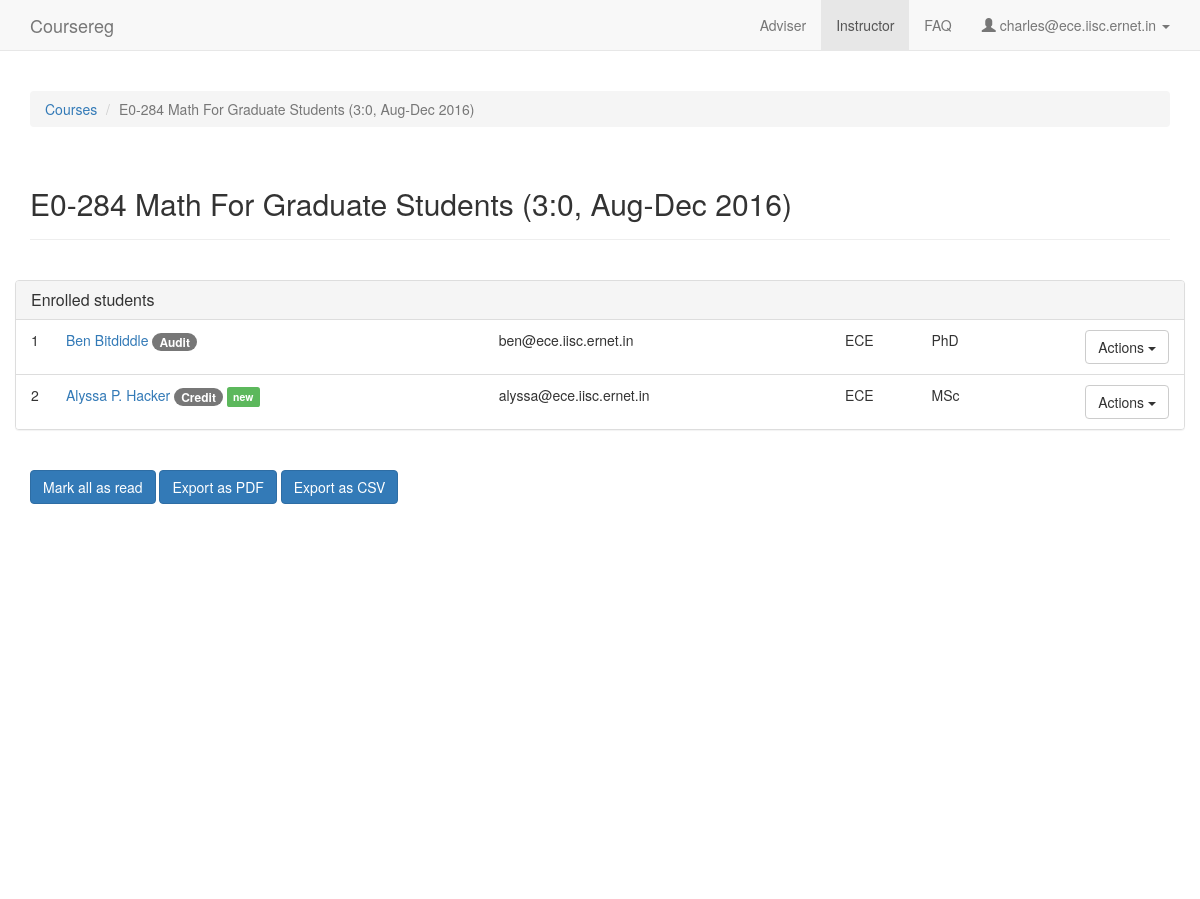
/instructor/1 (signed in), run on an earlier commit of the app's database.
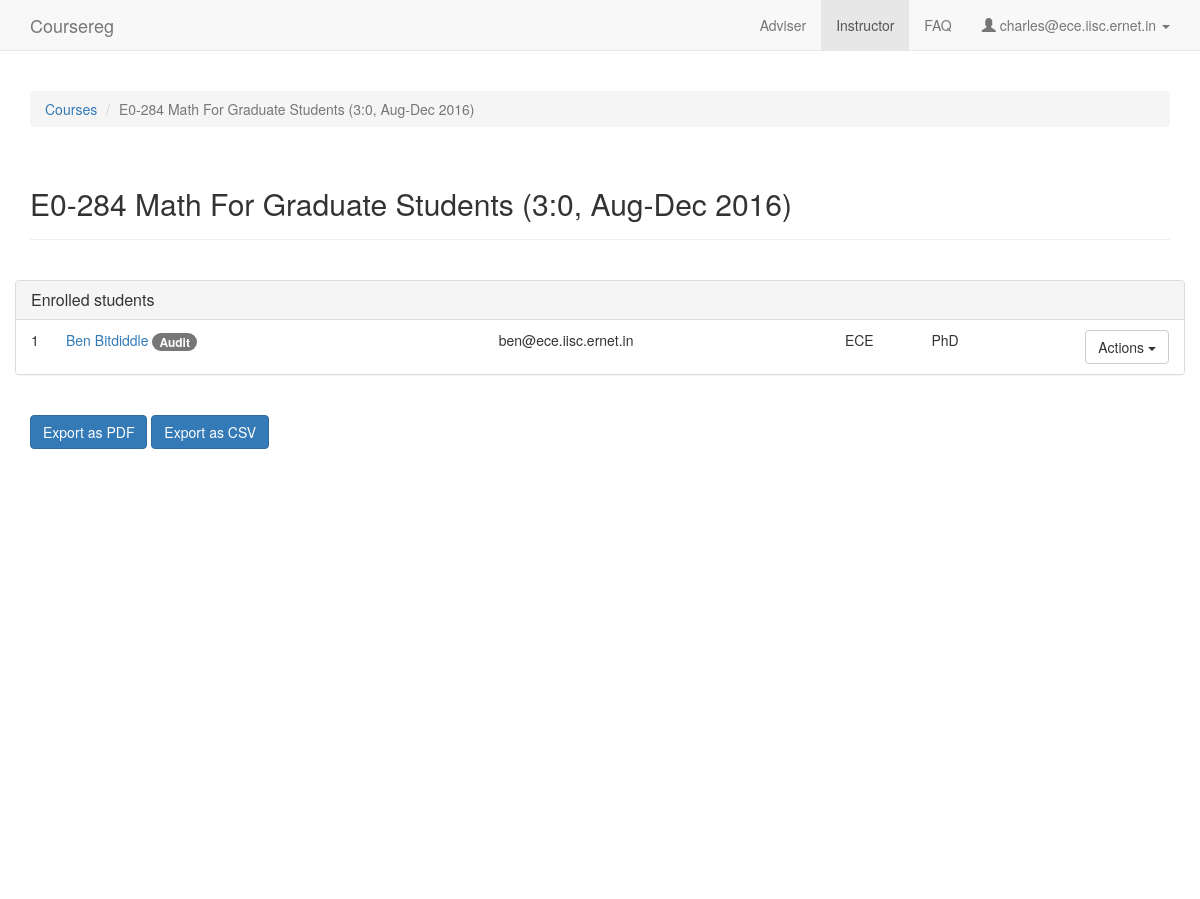
And on a later commit of the database.
### coursereg/models.py (models this page shows, shortened)
class User(AbstractBaseUser, PermissionsMixin):
    USER_TYPE_STUDENT = 0
    USER_TYPE_FACULTY = 1
    USER_TYPE_DCC = 2
    USER_TYPE_OTHER = 3
    USER_TYPE_CHOICES = (
        (USER_TYPE_STUDENT, "Student"),
        (USER_TYPE_FACULTY, "Faculty"),
        (USER_TYPE_DCC, "DCC"),
        (USER_TYPE_OTHER, "Other"),
    )
    email = models.EmailField(max_length=254, unique=True)
    full_name = models.CharField(max_length=250)
    user_type = models.IntegerField(default=USER_TYPE_OTHER, choices=USER_TYPE_CHOICES)
    adviser = models.ForeignKey('self', null=True, blank=True, on_delete=models.CASCADE, limit_choices_to={'user_type': USER_TYPE_FACULTY})
    degree = models.ForeignKey(Degree, on_delete=models.CASCADE, null=True, blank=True)
    department = models.ForeignKey(Department, on_delete=models.CASCADE, null=True)
    date_joined = models.DateTimeField(default=timezone.now)
    sr_no = models.CharField(max_length=200, default='-')
    telephone = models.CharField(max_length=100, default='', blank=True)
    is_dcc_review_pending = models.BooleanField(default=False)
    is_dcc_sent_notification = models.BooleanField(default=False)
    is_staff = models.BooleanField(default=False)
    is_active = models.BooleanField(default=True)
    objects = CustomUserManager()
    USERNAME_FIELD = 'email'
    REQUIRED_FIELDS = []

class Course(models.Model):
    num = models.CharField(max_length=100)
    title = models.CharField(max_length=200)
    department = models.ForeignKey(Department, on_delete=models.CASCADE)
    term = models.ForeignKey(Term)
    credits = models.CharField(max_length=100, default='', verbose_name="Credits (ex: 3:0)")
    should_count_towards_cgpa = models.BooleanField(default=True)
    created_at = models.DateTimeField(auto_now_add=True)
    updated_at = models.DateTimeField(auto_now=True)
    timings = models.CharField(max_length=100, null=True, blank=True)
    description = models.TextField(null=True, blank=True)
    def is_last_instructor_approval_date_passed(self):
        return timezone.now() > self.term.last_instructor_approval_date
    def is_last_grade_date_passed(self):
        return timezone.now() > self.term.last_grade_date
    def __unicode__(self):
        return self.num + ' ' + self.title + ' (%s, %s)' % (self.credits, self.term)

class Term(models.Model):
    name = models.CharField(max_length=100)
    year = models.CharField(max_length=4)
    start_reg_date = models.DateTimeField(default=timezone.now)
    last_reg_date = models.DateTimeField(default=timezone.now)
    last_adviser_approval_date = models.DateTimeField(default=timezone.now)
    last_instructor_approval_date = models.DateTimeField(default=timezone.now)
    last_cancellation_date = models.DateTimeField(default=timezone.now)
    last_conversion_date = models.DateTimeField(default=timezone.now)
    last_drop_date = models.DateTimeField(default=timezone.now)
    last_grade_date = models.DateTimeField(default=timezone.now)
    is_active = models.BooleanField(default=True)
    def __unicode__(self):
        return '%s %s' % (self.name, self.year)

class Participant(models.Model):
    PARTICIPANT_STUDENT = 0
    PARTICIPANT_INSTRUCTOR = 1
    PARTICIPANT_TA = 2
    PARTICIPANT_CHOICES = (
        (PARTICIPANT_STUDENT, 'Student'),
        (PARTICIPANT_INSTRUCTOR, 'Instructor'),
        (PARTICIPANT_TA, 'TA'),
    )
    user = models.ForeignKey('User', on_delete=models.CASCADE)
    course = models.ForeignKey('Course', on_delete=models.CASCADE)
    participant_type = models.IntegerField(default=PARTICIPANT_INSTRUCTOR, choices=PARTICIPANT_CHOICES)
    registration_type = models.ForeignKey('RegistrationType', null=True, blank=True, on_delete=models.CASCADE)
    is_drop = models.BooleanField(default=False)
    grade = models.ForeignKey('Grade', on_delete=models.CASCADE, blank=True, null=True)
    should_count_towards_cgpa = models.BooleanField(default=True)
    lock_from_student = models.BooleanField(default=False)
    is_adviser_reviewed = models.BooleanField(default=False)
    is_instructor_reviewed = models.BooleanField(default=False)
    created_at = models.DateTimeField(auto_now_add=True)
    updated_at = models.DateTimeField(auto_now=True)
    def get_reg_type_desc(self):
        if self.is_drop:
            return 'Drop'
        else:
            return self.registration_type

class RegistrationType(models.Model):
    name = models.CharField(max_length=100)
    should_count_towards_cgpa = models.BooleanField(default=True)
    is_active = models.BooleanField(default=True)
    def __unicode__(self):
        return self.name

class Department(models.Model):
    name = models.CharField(max_length=100)
    abbreviation = models.CharField(max_length=100, unique=True)
    is_active = models.BooleanField(default=True)
    def __unicode__(self):
        return self.abbreviation

class Degree(models.Model):
    name = models.CharField(max_length=100)
    is_active = models.BooleanField(default=True)
    def __unicode__(self):
        return self.name

### coursereg/views/instructor.py (the view)
# urls.py: url(r'^instructor/([0-9]+)$', views.instructor.detail, name='instructor_detail'),
@login_required
def detail(request, course_id):
    course = models.Course.objects.get(id=course_id)
    if not request.user.user_type == models.User.USER_TYPE_FACULTY:
        raise PermissionDenied
    if not models.Participant.objects.filter(course=course,
            user=request.user, participant_type=models.Participant.PARTICIPANT_INSTRUCTOR):
        raise PermissionDenied
    if settings.WARN_REVIEW_BEFORE_LAST_DATE and not course.is_last_adviser_approval_date_passed():
        messages.warning(request, 'Registration for this course is still open. Visit this page after the last application date.')
    context = {
        'user_type': 'faculty',
        'nav_active': 'instructor',
        'user_email': request.user.email,
        'course': course,
        'is_manual_faculty_review_enabled': settings.MANUAL_FACULTY_REVIEW,
        'can_faculty_create_courses': settings.CAN_FACULTY_CREATE_COURSES,
        'grades': models.Grade.objects.filter(is_active=True).order_by('-points'),
        'is_instructor_review_needed': models.Participant.objects.filter(course=course, participant_type=models.Participant.PARTICIPANT_STUDENT, is_instructor_reviewed=False),
        'participants': list(models.Participant.objects.filter(course=course,
                            participant_type=models.Participant.PARTICIPANT_STUDENT).order_by('is_drop', '-registration_type', 'created_at'))
    }
    if not settings.MANUAL_FACULTY_REVIEW:
        models.Participant.objects.filter(course=course, uparticipant_type=models.Participant.PARTICIPANT_STUDENT, is_instructor_reviewed=False).update(is_instructor_reviewed=True)
    return render(request, 'coursereg/instructor_detail.html', context)

### coursereg/templates/coursereg/instructor_detail.html (shortened to what this page needs)
{% extends "coursereg/base.html" %}
{% block body %}
{% include "coursereg/nav.html" %}
<div class="container" id="maincontainer">
    <div class="row top-buffer-1">
        <div class="col-md-12">
            <ol class="breadcrumb">
                <li class="breadcrumb-item"><a href="{% url 'coursereg:instructor' %}">Courses</a></li>
                <li class="breadcrumb-item active">{{ course }}</li>
            </ol>
        </div>
    </div>
    <div class="row">
        <div class="col-md-12">
            <div class="page-header" title="{{course.timings}}">
                <h2>
                    {{ course }}
                </h2>
            </div>
        </div>
    </div>
    {% if participants %}
    <div class="row top-buffer-1">
        <div class="panel panel-default">
            <div class="panel-heading">
                <h3 class="panel-title">Enrolled students</h3>
            </div>
            <ul class="list-group">
                {% for participant in participants %}
                <li class="list-group-item">
                    <div class="pull-left">{{ forloop.counter }}</div>
                    <div class="row requestrow">
                        <div class="col-md-12 col-xs-12">
                            <div class="row">
                                <div class="col-md-11 col-xs-10">
                                    <div class="row">
                                        <div class="col-md-5 col-xs-12">
                                            <a tabindex="0" data-placement="bottom" role="button" data-toggle="popover" data-trigger="focus" data-html="true"
                                                title='Details <button type="button" style="position: relative; bottom: 5px;" class="close" aria-label="Close"><span aria-hidden="true">&times;</span></button>'
                                                data-content="E-mail: {{ participant.user.email }}<br/>
                                                              Department: {{ participant.user.department }}<br/>
                                                              Program: {{ participant.user.degree }}<br />
                                                              Join date: {{ participant.user.date_joined|date:'M Y' }}<br />
                                                              Adviser: {{ participant.user.adviser.full_name }}<br />
                                                              SR No: {{ participant.user.sr_no }}<br />
                                                              Applied: {{ participant.created_at|date:'M d, Y h:i A T' }}">
                                                {{ participant.user.full_name }}
                                            </a>
                                            <span class="badge">{{ participant.get_reg_type_desc }}</span>
                                            {% if not participant.is_instructor_reviewed %}
                                            <span class="label label-success">new</span>
                                            {% endif %}
                                        </div>
                                        <div class="col-md-4 col-xs-12">
                                            {{ participant.user.email }}
                                        </div>
                                        <div class="col-md-1 col-xs-12">
                                            {{ participant.user.department.abbreviation }}
                                        </div>
                                        <div class="col-md-1 col-xs-12">
                                            {{ participant.user.degree }}
                                        </div>
                                    </div>
                                </div>
                                <div class="col-md-1 col-xs-2">
                                    <div title="Options" class="pull-right">
                                        {% if not participant.course.is_last_grade_date_passed %}
                                        <div class="dropdown">
                                            <button class="btn btn-default dropdown-toggle hidden-xs" type="button" data-toggle="dropdown" aria-haspopup="true" aria-expanded="true">
                                                {% if participant.grade %}
                                                {{ participant.grade }}
                                                {% else %}
                                                Actions
                                                {% endif %}
                                                <span class="caret"></span>
                                            </button>
                                        </div>
                                        {% else %}
                                            {% if participant.grade %}
                                            {{ participant.grade }}
                                            {% else %}
                                            Not graded
                                            {% endif %}
                                        {% endif %}
                                    </div>
                                </div>
                            </div>
                        </div>
                    </div>
                </li>
                {% endfor %}
            </ul>
        </div>
    </div>
    <div class="row top-buffer-1">
        <div class="col-md-12 col-xs-12">
            {% if is_manual_faculty_review_enabled and is_instructor_review_needed %}
            <button type="button" class="btn btn-primary" onclick="$('#reviewallForm').submit(); return false;">Mark all as read</button>
            {% endif %}
            <button id="pdfexport" type="button" class="btn btn-primary" data-loading-text="Loading..." >Export as PDF</button>
            <button id="csvexport" type="button" class="btn btn-primary">Export as CSV</button>
        </div>
    </div>
    {% else %}
    <div class="row">
        <div class="col-md-12 col-xs-12">
            <h2><small>No students have applied for this course.</small></h2>
        </div>
    </div>
    {% endif %}
</div>
{% endblock %}
{% block script %}
{% load staticfiles %}
{% endblock %}

### coursereg/templates/coursereg/base.html (shortened to what this page needs)
<!DOCTYPE html>
<html lang="en">
    <head>
        {% load staticfiles %}
        <link href="{% static 'coursereg/css/bootstrap.min.css' %}" rel="stylesheet">
        <link href="{% static 'coursereg/css/coursereg.css' %}" rel="stylesheet">
    </head>
    <body>
        {% block body %}
        {% endblock %}
    </body>
</html>

### coursereg/templates/coursereg/nav.html (shortened to what this page needs)
<nav class="navbar navbar-default navbar-static-top">
    <div class="container">
        <div class="navbar-header">
            <a class="navbar-brand" href="{% url 'coursereg:index' %}">Coursereg</a>
        </div>
        <div id="navbar" class="navbar-collapse collapse">
            <ul class="nav navbar-nav navbar-right">
                {% if user_type == 'faculty' %}
                    {% if nav_active == 'adviser' %}
                    <li class="active"><a href="{% url 'coursereg:adviser' %}">Adviser</a></li>
                    {% else %}
                    <li><a href="{% url 'coursereg:adviser' %}">Adviser</a></li>
                    {% endif %}
                    {% if nav_active == 'instructor' %}
                    <li class="active"><a href="{% url 'coursereg:instructor' %}">Instructor</a></li>
                    {% else %}
                    <li><a href="{% url 'coursereg:instructor' %}">Instructor</a></li>
                    {% endif %}
                {% endif %}
                {% if nav_active == 'faq' %}
                <li class="active"><a href="{% url 'coursereg:faq' %}">FAQ</a></li>
                {% else %}
                <li><a href="{% url 'coursereg:faq' %}">FAQ</a></li>
                {% endif %}
                <li class="dropdown">
                    <a href="#" class="dropdown-toggle" data-toggle="dropdown" role="button" aria-haspopup="true" aria-expanded="false">
                        <span class="glyphicon glyphicon-user" aria-hidden="true"></span>
                        {{ user_email }}
                        <span class="caret"></span>
                    </a>
                </li>
            </ul>
        </div>
    </div>
</nav>

### coursereg/static/coursereg/css/coursereg.css (style rules this page uses)
.top-buffer-1 { margin-top: 20px; }
.row { word-break:break-all; }
#maincontainer { margin-bottom: 50px; min-height: 800px; }
.requestrow { margin-left: 20px; }

What changed in the data, as far as the page shows it:
removed Participant: user.full_name "Alyssa P. Hacker", get_reg_type_desc "Credit", is_instructor_reviewed "new", user.email "alyssa@ece.iisc.ernet.in", user.department.abbreviation "ECE", user.degree "MSc", shows "Actions"
Also different on the page:
text no longer shown: "Mark all as read"
